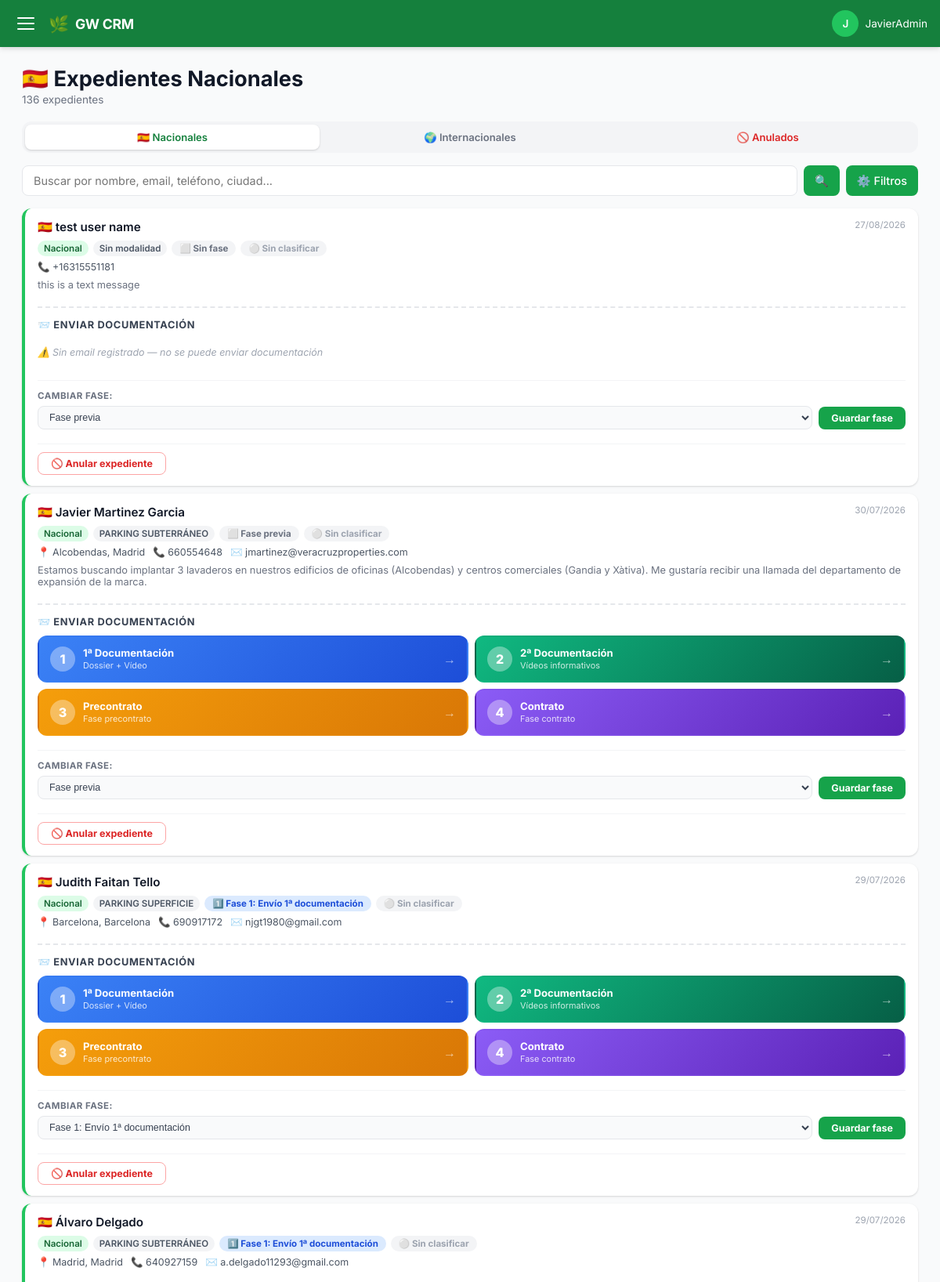
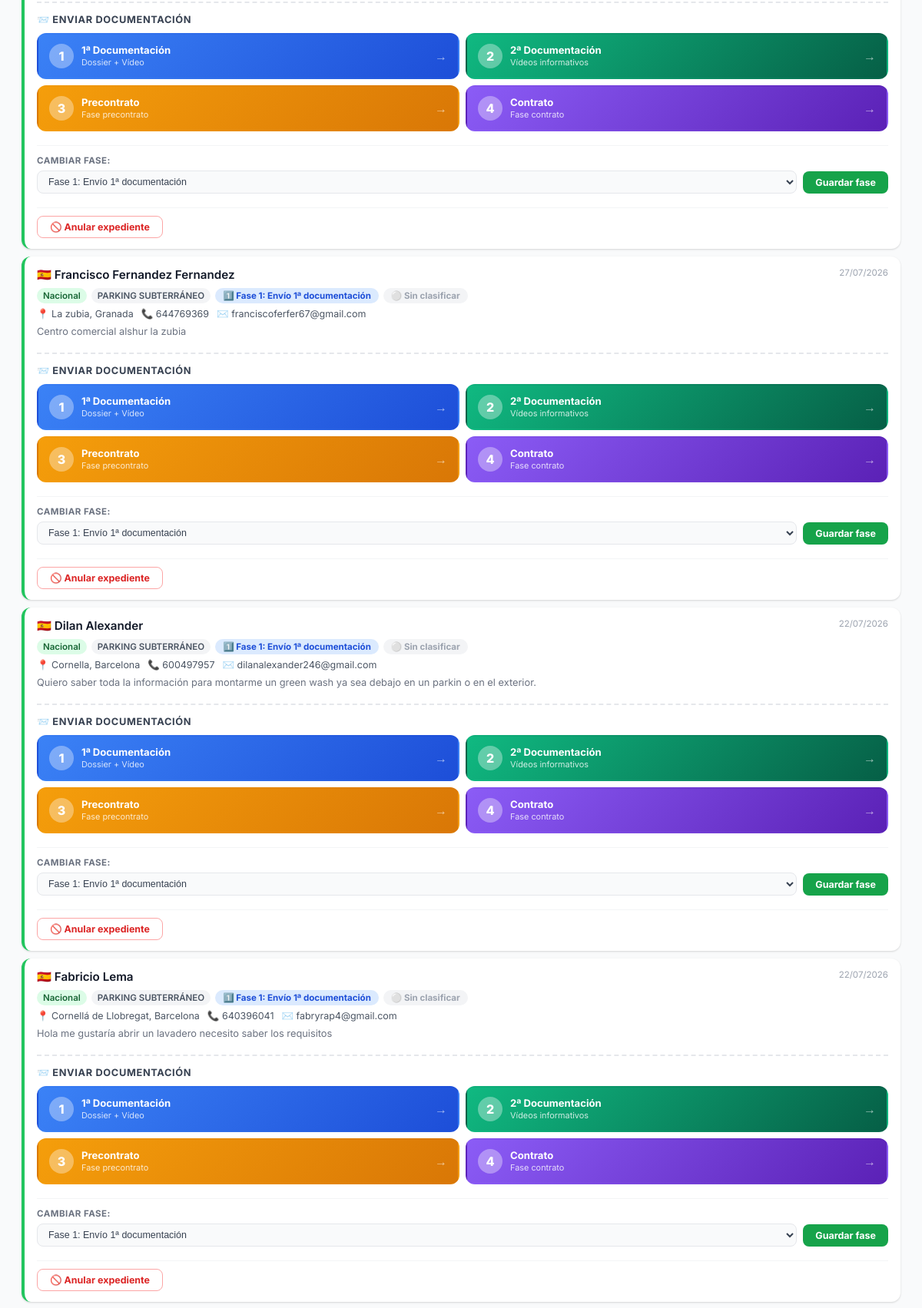
The app's page /crm/pages/expedientes.php (signed in, upper part) with its own data (2 pictures, top to bottom).
### tables this page shows
CREATE TABLE `trans_expedientes` (
  `IDEXPEDIENTE` int(11) NOT NULL,
  `NOMBRE` varchar(100) DEFAULT NULL,
  `APELLIDOS` varchar(100) DEFAULT NULL,
  `EMAIL` varchar(50) DEFAULT NULL,
  `TELEFONO` varchar(20) DEFAULT NULL,
  `ID_MODALIDAD` int(11) DEFAULT NULL,
  `ID_ESTADO` int(11) DEFAULT NULL,
  `ID_FASE` int(11) DEFAULT NULL,
  `ZONA` varchar(45) DEFAULT NULL,
  `POBLACION` varchar(100) DEFAULT NULL,
  `PROVINCIA` varchar(100) DEFAULT NULL,
  `PAIS` varchar(100) DEFAULT NULL,
  `RECIBIDO` varchar(45) DEFAULT NULL,
  `COMENTARIO` varchar(500) DEFAULT NULL,
  `OBSERVACIONES` varchar(500) DEFAULT NULL,
  `CLASIFICACION` tinyint(1) DEFAULT NULL COMMENT '1=Muy interesado, 2=Interesado, 3=Poco interesado, 4=Sin interés',
  `ANULADO` tinyint(1) NOT NULL DEFAULT 0 COMMENT '0=activo, 1=anulado/descartado',
  `FECREACION` timestamp NULL DEFAULT current_timestamp(),
  `USCREACION` int(11) DEFAULT NULL,
  `FEMODIFICACION` timestamp NULL DEFAULT NULL,
  `USMODIFICACION` int(11) DEFAULT NULL,
  `Activo` bit(1) DEFAULT b'1',
  `PRIMERA_DOC` timestamp NULL DEFAULT NULL
);

CREATE TABLE `m_fases` (
  `IDFASE` int(11) NOT NULL,
  `NOMBREFASE` varchar(50) NOT NULL,
  `USCREACION` int(11) DEFAULT NULL,
  `FECREACION` timestamp NULL DEFAULT current_timestamp(),
  `USMODIFICACION` int(11) DEFAULT NULL,
  `FEMODIFICACION` timestamp NULL DEFAULT NULL,
  `ACTIVO` int(11) DEFAULT 1
);

CREATE TABLE `m_modalidad_implantacion` (
  `IDMODALIDAD` int(11) NOT NULL,
  `NOMBREMODALIDAD` varchar(50) NOT NULL,
  `USCREACION` int(11) DEFAULT NULL,
  `FECREACION` timestamp NULL DEFAULT current_timestamp(),
  `USMODIFICACION` int(11) DEFAULT NULL,
  `FEMODIFICACION` timestamp NULL DEFAULT NULL,
  `ACTIVO` int(11) DEFAULT 1
);

### crm/pages/expedientes.php (the view, shortened to what this page needs)
<?php
$db = getDB();
$tipo            = $_GET['tipo']          ?? 'nacional';
$buscar          = trim($_GET['buscar']   ?? '');
$verAnulados     = isset($_GET['anulados']) && $_GET['anulados'] === '1';
$ordenar         = $_GET['orden'] ?? 'fecha';
$limit           = 30;
$offset          = 0;
$tipoLabel   = ($tipo === 'nacional') ? 'Nacionales' : 'Internacionales';
$tieneAnulado = false;
try {
    $db->query("SELECT ANULADO FROM trans_expedientes LIMIT 1");
    $tieneAnulado = true;
} catch (Exception $e) {
    $tieneAnulado = false;
}
$tieneClasif = false;
try {
    $db->query("SELECT CLASIFICACION FROM trans_expedientes LIMIT 1");
    $tieneClasif = true;
} catch (Exception $e) {
    $tieneClasif = false;
}
$where  = "e.Activo = b'1'";
if ($tieneAnulado) {
    if ($verAnulados) {
        $where .= " AND e.ANULADO = 1";
    } else {
        $where .= " AND (e.ANULADO = 0 OR e.ANULADO IS NULL)";
    }
}
if ($tipo === 'nacional') {
    $where .= " AND (e.ZONA IN ('Nacional','España','Spain') OR ((e.ZONA IS NULL OR TRIM(e.ZONA) = '') AND (e.PAIS IN ('España','Spain','') OR e.PAIS IS NULL)))";
} else {
    $where .= " AND e.ZONA NOT IN ('Nacional','España','Spain') AND e.ZONA IS NOT NULL AND TRIM(e.ZONA) != ''";
}
$orderMap = [
    'clasificacion' => "e.CLASIFICACION ASC, e.FECREACION DESC",
    'provincia'     => "e.PROVINCIA ASC, e.FECREACION DESC",
    'nombre'        => "e.NOMBRE ASC, e.APELLIDOS ASC",
    'fecha'         => "e.FECREACION DESC",
];
$orderSQL = isset($orderMap[$ordenar]) ? $orderMap[$ordenar] : "e.FECREACION DESC";
$stmtCount = $db->prepare("SELECT COUNT(*) FROM trans_expedientes e WHERE {$where}");
$stmtCount->execute();
$total = (int)$stmtCount->fetchColumn();
$stmt = $db->prepare("
    SELECT e.*, m.NOMBREMODALIDAD, f.NOMBREFASE
    FROM trans_expedientes e
    LEFT JOIN m_modalidad_implantacion m ON e.ID_MODALIDAD = m.IDMODALIDAD
    LEFT JOIN m_fases f ON e.ID_FASE = f.IDFASE
    WHERE {$where}
    ORDER BY {$orderSQL}
    LIMIT {$limit} OFFSET {$offset}
");
$stmt->execute();
$rows = $stmt->fetchAll();
$fases       = $db->query("SELECT IDFASE, NOMBREFASE FROM m_fases WHERE ACTIVO = 1 ORDER BY IDFASE")->fetchAll();
$clasificaciones = [
    1 => ['icon' => '⭐', 'label' => 'Muy interesado',  'color' => '#16a34a', 'bg' => '#dcfce7'],
    2 => ['icon' => '🔵', 'label' => 'Interesado',       'color' => '#2563eb', 'bg' => '#dbeafe'],
    3 => ['icon' => '🟡', 'label' => 'Poco interesado',  'color' => '#d97706', 'bg' => '#fef3c7'],
    4 => ['icon' => '🔴', 'label' => 'Sin interés',      'color' => '#dc2626', 'bg' => '#fee2e2'],
];
$faseStyle = [
    88 => ['bg' => '#f3f4f6', 'color' => '#6b7280', 'icon' => '⬜'],
    24 => ['bg' => '#dbeafe', 'color' => '#1d4ed8', 'icon' => '1️⃣'],
    25 => ['bg' => '#d1fae5', 'color' => '#065f46', 'icon' => '2️⃣'],
    81 => ['bg' => '#fef3c7', 'color' => '#92400e', 'icon' => '📋'],
    82 => ['bg' => '#ede9fe', 'color' => '#5b21b6', 'icon' => '✅'],
];
include __DIR__ . '/../includes/header.php';
?>
<div class="page-header">
    <h1 class="page-title">
        <?= $tipo === 'nacional' ? '🇪🇸' : '🌍' ?>
        Expedientes <?= htmlspecialchars($tipoLabel) ?>
    </h1>
    <p class="page-subtitle"><?= $total ?> expedientes</p>
</div>
<div class="tabs">
    <button class="tab-btn <?= $tipo === 'nacional'      && !$verAnulados ? 'active' : '' ?>" onclick="location.href='expedientes.php?tipo=nacional'">🇪🇸 Nacionales</button>
    <button class="tab-btn <?= $tipo === 'internacional' && !$verAnulados ? 'active' : '' ?>" onclick="location.href='expedientes.php?tipo=internacional'">🌍 Internacionales</button>
    <?php if ($tieneAnulado): ?>
    <button class="tab-btn tab-btn-anulados <?= $verAnulados ? 'active' : '' ?>" onclick="location.href='expedientes.php?tipo=<?= $tipo ?>&anulados=1'">🚫 Anulados</button>
    <?php endif; ?>
</div>
<form method="GET" action="expedientes.php" id="searchForm">
    <div class="search-bar">
        <input type="text" name="buscar" id="searchInput" class="search-input"
            placeholder="Buscar por nombre, email, teléfono, ciudad..."
            value="<?= htmlspecialchars($buscar) ?>">
        <button type="submit" class="search-btn">🔍</button>
        <button type="button" class="filter-btn" data-toggle-filter>⚙️ Filtros</button>
    </div>
</form>
<?php if (empty($rows)): ?>
    <div class="card"><div class="empty-state"><div class="empty-icon"><?= $verAnulados ? '🚫' : '🔍' ?></div>
    <p><?= $verAnulados ? 'No hay expedientes anulados.' : 'No se encontraron expedientes.' ?></p></div></div>
<?php else: ?>
<div class="exp-list" id="expList">
<?php foreach ($rows as $e):
    $esNacional  = trim(strtolower($e['ZONA'] ?? '')) === '' || in_array(strtolower($e['ZONA'] ?? ''), ['nacional', 'españa', 'spain']);
    $fecha       = $e['FECREACION'] ? date('d/m/Y', strtotime($e['FECREACION'])) : '—';
    $nombre      = htmlspecialchars(trim(($e['NOMBRE'] ?? '') . ' ' . ($e['APELLIDOS'] ?? '')));
    $tel         = htmlspecialchars($e['TELEFONO'] ?? '');
    $email       = htmlspecialchars($e['EMAIL'] ?? '');
    $pob         = htmlspecialchars(trim(($e['POBLACION'] ?? '') . ($e['PROVINCIA'] ? ', ' . $e['PROVINCIA'] : '')));
    $pais        = htmlspecialchars($e['PAIS'] ?? '');
    $mod         = htmlspecialchars($e['NOMBREMODALIDAD'] ?? 'Sin modalidad');
    $faseN       = htmlspecialchars($e['NOMBREFASE'] ?? '');
    $faseId      = (int)($e['ID_FASE'] ?? 88);
    $com         = htmlspecialchars($e['COMENTARIO'] ?? '');
    $id          = (int)$e['IDEXPEDIENTE'];
    $fs          = isset($faseStyle[$faseId]) ? $faseStyle[$faseId] : $faseStyle[88];
    $hasEmail    = !empty(trim($e['EMAIL'] ?? ''));
    $clasif      = ($tieneClasif && $e['CLASIFICACION'] !== null) ? (int)$e['CLASIFICACION'] : null;
    $isAnulado   = ($tieneAnulado && (int)($e['ANULADO'] ?? 0) === 1);
    $clasifData  = ($clasif !== null && isset($clasificaciones[$clasif])) ? $clasificaciones[$clasif] : null;
?>
<div class="exp-card <?= $esNacional ? 'nacional' : 'internacional' ?><?= $isAnulado ? ' exp-anulado' : '' ?>" data-id="<?= $id ?>">
    <div class="exp-card-header">
        <span class="exp-name"><?= $esNacional ? '🇪🇸' : '🌍' ?> <?= $nombre ?: "Expediente #{$id}" ?></span>
        <div style="display:flex;align-items:center;gap:8px;flex-shrink:0">
            <span class="exp-date"><?= $fecha ?></span>
        </div>
    </div>
    <div class="exp-card-meta">
        <span class="badge badge-<?= $esNacional ? 'green' : 'blue' ?>"><?= $esNacional ? 'Nacional' : 'Internacional' ?></span>
        <?php if ($mod): ?><span class="badge badge-gray"><?= $mod ?></span><?php endif; ?>
        <span class="fase-badge" id="fasebadge-<?= $id ?>"
            style="background:<?= $fs['bg'] ?>;color:<?= $fs['color'] ?>;padding:3px 10px;border-radius:20px;font-size:0.72rem;font-weight:700;">
            <?= $fs['icon'] ?> <span class="fase-label"><?= $faseN ?: 'Sin fase' ?></span>
        </span>
        <?php if ($tieneClasif): ?>
        <span class="clasif-badge" id="clasifbadge-<?= $id ?>"
            style="<?= $clasifData ? "background:{$clasifData['bg']};color:{$clasifData['color']};" : 'background:#f3f4f6;color:#9ca3af;' ?>padding:3px 10px;border-radius:20px;font-size:0.72rem;font-weight:700;cursor:pointer;"
            onclick="toggleClasifPanel(<?= $id ?>, event)">
            <?= $clasifData ? $clasifData['icon'] . ' ' . $clasifData['label'] : '⚪ Sin clasificar' ?>
        </span>
        <?php endif; ?>
    </div>
    <?php if ($pob || $pais || $tel || $email): ?>
    <div class="exp-contact">
        <?php if ($pob): ?><span>📍 <?= $pob ?></span><?php elseif ($pais): ?><span>📍 <?= $pais ?></span><?php endif; ?>
        <?php if ($tel): ?><span>📞 <?= $tel ?></span><?php endif; ?>
        <?php if ($email): ?><span>✉️ <?= $email ?></span><?php endif; ?>
    </div>
    <?php endif; ?>
    <?php if ($com): ?><div class="exp-comment"><?= $com ?></div><?php endif; ?>
    <?php if (!$isAnulado): ?>
    <div class="doc-send-section" onclick="event.stopPropagation()">
        <div class="doc-send-title">📨 Enviar documentación</div>
        <?php if ($hasEmail): ?>
        <div class="doc-send-grid">
            <button class="doc-send-btn doc-btn-fase1" onclick="previewEmail(<?= $id ?>, '1doc', event)">
                <span class="doc-btn-num">1</span>
                <span class="doc-btn-text"><strong>1ª Documentación</strong><small>Dossier + Vídeo</small></span>
                <span class="doc-btn-arrow">→</span>
            </button>
            <button class="doc-send-btn doc-btn-fase2" onclick="previewEmail(<?= $id ?>, '2doc', event)">
                <span class="doc-btn-num">2</span>
                <span class="doc-btn-text"><strong>2ª Documentación</strong><small>Vídeos informativos</small></span>
                <span class="doc-btn-arrow">→</span>
            </button>
            <button class="doc-send-btn doc-btn-pre" onclick="previewEmail(<?= $id ?>, 'precontrato', event)">
                <span class="doc-btn-num">3</span>
                <span class="doc-btn-text"><strong>Precontrato</strong><small>Fase precontrato</small></span>
                <span class="doc-btn-arrow">→</span>
            </button>
            <button class="doc-send-btn doc-btn-cont" onclick="previewEmail(<?= $id ?>, 'contrato', event)">
                <span class="doc-btn-num">4</span>
                <span class="doc-btn-text"><strong>Contrato</strong><small>Fase contrato</small></span>
                <span class="doc-btn-arrow">→</span>
            </button>
        </div>
        <?php else: ?>
        <div class="doc-no-email">⚠️ Sin email registrado — no se puede enviar documentación</div>
        <?php endif; ?>
    </div>
    <div class="fase-change-section" onclick="event.stopPropagation()">
        <span class="fase-change-label">Cambiar fase:</span>
        <div class="fase-change-row">
            <select class="fase-select" id="fasesel-<?= $id ?>">
                <?php foreach ($fases as $f): ?>
                    <option value="<?= $f['IDFASE'] ?>" <?= $faseId == $f['IDFASE'] ? 'selected' : '' ?>>
                        <?= htmlspecialchars($f['NOMBREFASE']) ?>
                    </option>
                <?php endforeach; ?>
            </select>
            <button class="btn-cambiar-fase" onclick="cambiarFase(this, <?= $id ?>)">Guardar fase</button>
        </div>
    </div>
    <?php if ($tieneAnulado): ?>
    <div class="anular-section" onclick="event.stopPropagation()">
        <button class="btn-anular" onclick="anularExpediente(<?= $id ?>, this)">🚫 Anular expediente</button>
    </div>
    <?php endif; ?>
    <?php endif; ?>
</div>
<?php endforeach; ?>
</div>
<?php endif; ?>
<?php include __DIR__ . '/../includes/footer.php'; ?>

### crm/assets/css/style.css (style rules this page uses)
:root { --green-50: #f0fdf4; --green-100: #dcfce7; --green-200: #bbf7d0; --green-400: #4ade80; --green-500: #22c55e; --green-600: #16a34a; --green-700: #15803d; --green-800: #166534; --green-900: #14532d; --gray-50: #f9fafb; --gray-100: #f3f4f6; --gray-200: #e5e7eb; --gray-300: #d1d5db; --gray-400: #9ca3af; --gray-500: #6b7280; --gray-600: #4b5563; --gray-700: #374151; --gray-800: #1f2937; --gray-900: #111827; --sidebar-width: 280px; --topbar-height: 60px; --radius: 12px; --radius-sm: 8px; --shadow: 0 1px 3px rgba(0,0,0,.10), 0 1px 2px rgba(0,0,0,.06); --shadow-md: 0 4px 6px rgba(0,0,0,.07), 0 2px 4px rgba(0,0,0,.06); --shadow-lg: 0 10px 15px rgba(0,0,0,.10), 0 4px 6px rgba(0,0,0,.05); --transition: 0.25s cubic-bezier(.4,0,.2,1); }
* { box-sizing: border-box; margin: 0; padding: 0; }
html { font-size: 16px; }
body { font-family: 'Inter', system-ui, sans-serif; background: var(--gray-50); color: var(--gray-800); min-height: 100vh; -webkit-font-smoothing: antialiased; }
.page-header { margin-bottom: 20px; }
.page-title { font-size: 1.4rem; font-weight: 700; color: var(--gray-900); display: flex; align-items: center; gap: 8px; }
.page-subtitle { color: var(--gray-500); font-size: 0.85rem; margin-top: 2px; }
.exp-list { display: flex; flex-direction: column; gap: 10px; }
.exp-card { background: #fff; border-radius: var(--radius); box-shadow: var(--shadow); padding: 14px 16px; display: flex; flex-direction: column; gap: 6px; border-left: 4px solid var(--green-400); transition: box-shadow var(--transition), transform var(--transition); cursor: pointer; }
.exp-card.nacional { border-left-color: var(--green-500); }
.exp-card-header { display: flex; justify-content: space-between; align-items: flex-start; }
.exp-name { font-weight: 600; font-size: 0.95rem; color: var(--gray-900); }
.exp-date { font-size: 0.72rem; color: var(--gray-400); white-space: nowrap; }
.exp-card-meta { display: flex; flex-wrap: wrap; gap: 6px; margin-top: 2px; }
.badge { display: inline-flex; align-items: center; padding: 2px 8px; border-radius: 99px; font-size: 0.72rem; font-weight: 600; white-space: nowrap; }
.badge-green { background: var(--green-100); color: var(--green-800); }
.badge-gray { background: var(--gray-100); color: var(--gray-600); }
.exp-comment { font-size: 0.8rem; color: var(--gray-500); margin-top: 2px; overflow: hidden; display: -webkit-box; -webkit-line-clamp: 2; -webkit-box-orient: vertical; }
.exp-contact { display: flex; flex-wrap: wrap; gap: 10px; font-size: 0.78rem; color: var(--gray-600); }
.exp-contact span { display: flex; align-items: center; gap: 4px; }
.search-bar { display: flex; gap: 8px; margin-bottom: 16px; }
.search-input { flex: 1; padding: 10px 14px; border: 1.5px solid var(--gray-200); border-radius: var(--radius-sm); font-size: 0.9rem; font-family: inherit; outline: none; background: #fff; transition: border-color var(--transition); }
.filter-btn { padding: 10px 14px; background: var(--green-600); color: #fff; border: none; border-radius: var(--radius-sm); cursor: pointer; font-size: 0.9rem; display: flex; align-items: center; gap: 6px; font-family: inherit; font-weight: 500; transition: background var(--transition); white-space: nowrap; }
.search-btn { padding: 10px 14px; background: var(--green-600); color: #fff; border: none; border-radius: var(--radius-sm); cursor: pointer; font-size: 0.9rem; font-family: inherit; font-weight: 500; transition: background var(--transition); white-space: nowrap; }
.tabs { display: flex; gap: 4px; background: var(--gray-100); padding: 4px; border-radius: var(--radius); margin-bottom: 16px; }
.tab-btn { flex: 1; padding: 8px 12px; background: none; border: none; border-radius: 8px; font-size: 0.82rem; font-weight: 600; cursor: pointer; font-family: inherit; color: var(--gray-500); transition: background var(--transition), color var(--transition); }
.tab-btn.active { background: #fff; color: var(--green-700); box-shadow: var(--shadow); }
@media (min-width: 768px) { .page-title { font-size: 1.7rem; } }

### records on screen
trans_expedientes: NOMBRE+APELLIDOS "test user name", FECREACION "27/08/2026", shows "Nacional", mod "Sin modalidad", ID_FASE "⬜", faseN "Sin fase", TELEFONO "+16315551181", COMENTARIO "this is a text message", shows "⚠️ Sin email registrado — no se puede enviar documentación", ID_FASE+IDEXPEDIENTE "Fase previa"
trans_expedientes: NOMBRE+APELLIDOS "Javier Martinez Garcia", FECREACION "30/07/2026", ZONA "Nacional", ID_MODALIDAD.NOMBREMODALIDAD "PARKING SUBTERRÁNEO", ID_FASE "⬜", ID_FASE.NOMBREFASE "Fase previa", pob "Alcobendas, Madrid", TELEFONO "660554648", EMAIL "jmartinez@veracruzproperties.com", COMENTARIO "Estamos buscando implantar 3 lavaderos en nuestros edificios de oficinas (Alcobendas) y centros comerciales (Gandia y Xàtiva). Me gustaría recibir una llamada del departamento de expansión de la marca.", ID_FASE+IDEXPEDIENTE "Fase previa"
trans_expedientes: NOMBRE+APELLIDOS "Judith Faitan Tello", FECREACION "29/07/2026", ZONA "Nacional", ID_MODALIDAD.NOMBREMODALIDAD "PARKING SUPERFICIE", ID_FASE "1️⃣", ID_FASE.NOMBREFASE "Fase 1: Envío 1ª documentación", pob "Barcelona, Barcelona", TELEFONO "690917172", EMAIL "njgt1980@gmail.com", ID_FASE+IDEXPEDIENTE "Fase 1: Envío 1ª documentación"
trans_expedientes: NOMBRE+APELLIDOS "Álvaro Delgado", FECREACION "29/07/2026", ZONA "Nacional", ID_MODALIDAD.NOMBREMODALIDAD "PARKING SUBTERRÁNEO", ID_FASE "1️⃣", ID_FASE.NOMBREFASE "Fase 1: Envío 1ª documentación", pob "Madrid, Madrid", TELEFONO "640927159", EMAIL "a.delgado11293@gmail.com", ID_FASE+IDEXPEDIENTE "Fase 1: Envío 1ª documentación"
trans_expedientes: NOMBRE+APELLIDOS "Francisco Fernandez Fernandez", FECREACION "27/07/2026", ZONA "Nacional", ID_MODALIDAD.NOMBREMODALIDAD "PARKING SUBTERRÁNEO", ID_FASE "1️⃣", ID_FASE.NOMBREFASE "Fase 1: Envío 1ª documentación", pob "La zubia, Granada", TELEFONO "644769369", EMAIL "franciscoferfer67@gmail.com", COMENTARIO "Centro comercial alshur la zubia", ID_FASE+IDEXPEDIENTE "Fase 1: Envío 1ª documentación"
trans_expedientes: NOMBRE+APELLIDOS "Dilan Alexander", FECREACION "22/07/2026", ZONA "Nacional", ID_MODALIDAD.NOMBREMODALIDAD "PARKING SUBTERRÁNEO", ID_FASE "1️⃣", ID_FASE.NOMBREFASE "Fase 1: Envío 1ª documentación", pob "Cornella, Barcelona", TELEFONO "600497957", EMAIL "dilanalexander246@gmail.com", COMENTARIO "Quiero saber toda la información para montarme un green wash ya sea debajo en un parkin o en el exterior.", ID_FASE+IDEXPEDIENTE "Fase 1: Envío 1ª documentación"
trans_expedientes: NOMBRE+APELLIDOS "Fabricio Lema", FECREACION "22/07/2026", ZONA "Nacional", ID_MODALIDAD.NOMBREMODALIDAD "PARKING SUBTERRÁNEO", ID_FASE "1️⃣", ID_FASE.NOMBREFASE "Fase 1: Envío 1ª documentación", pob "Cornellá de Llobregat, Barcelona", TELEFONO "640396041", EMAIL "fabryrap4@gmail.com", COMENTARIO "Hola me gustaría abrir un lavadero necesito saber los requisitos", ID_FASE+IDEXPEDIENTE "Fase 1: Envío 1ª documentación"

### other values on screen
substr($_SESSION['nombre'] ?? 'U', 0, 1) "J"
explode(' ', $_SESSION['nombre'] ?? 'Usuario')[0] "JavierAdmin"
$tipoLabel "Nacionales"
$total "136"
